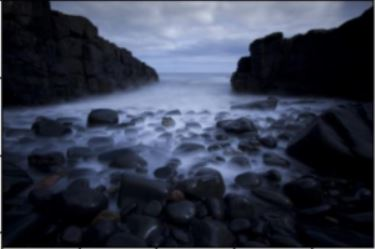
#> input picture Lab2/img/Tea1.JPG, 375 x 249 px, found by its file name
$ python testToEdit.py
#> lines starting #> are read from the running program, lines starting #| are printed output that depends on the picture
import cv2
import numpy as np
import matplotlib.pyplot as plt

img_1 = cv2.imread("./Lab2/img/Tea1.jpg")
#> img_1 is the input picture: shape (249, 375, 3); mean B, G, R 72.8, 56.5, 50.8
image1_resized = cv2.resize(img_1, (200, 200))
img_2 = cv2.imread("./Lab2/img/Tea2.jpg")
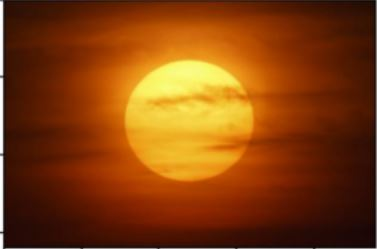
#> input picture Lab2/img/Tea2.JPG, 377 x 249 px, found by its file name
#> img_2 is the input picture: shape (249, 377, 3); mean B, G, R 12.9, 62.9, 130.4
image2_resized = cv2.resize(img_2, (200, 200))

im1b, im1g, im1r = cv2.split(image1_resized)
im2b, im2g, im2r = cv2.split(image2_resized)
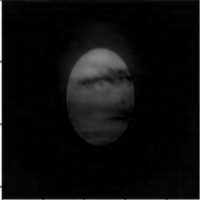
#> im2b: shape (200, 200); min 0, max 255, mean 12.8
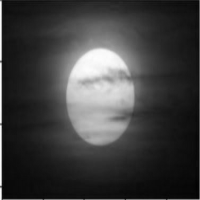
#> im2g: shape (200, 200); min 2, max 254, mean 62.9
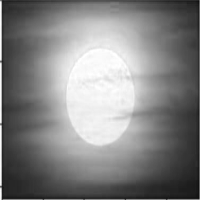
#> im2r: shape (200, 200); min 13, max 255, mean 130.3

pixels = np.arange(256)

def histMatch(cdfInput, cdfTemplate, imageInput):
    pixelValues = np.arange(256)
    new_pixels = np.interp(cdfInput, cdfTemplate, pixels)
    imageMatch = (np.reshape(new_pixels[imageInput.ravel()], imageInput.shape)).astype(np.uint8)
    return imageMatch

plt.subplot(3, 3, 1)
plt.imshow(cv2.cvtColor(image1_resized, cv2.COLOR_BGR2RGB))
plt.title("Input")
ax1 = plt.subplot(3, 3, 2)
ax2 = plt.subplot(3, 3, 3)
for i, c in enumerate('bgr'):
    hist = cv2.calcHist([image1_resized], [i], None, [256], [0, 256])
    cdf1 = np.cumsum(hist) / sum(hist)  # Calculate CDF
    print (np.cumsum(hist),"/",sum(hist),"=",cdf1)
    ax1.plot(hist, c)  # Histogram
    ax2.plot(cdf1, c)  # Cumulative Distribution Function
    ax2.set_ylabel("CDF")
#> this loop made 3 passes
#> (printed output is left out)

plt.subplot(3, 3, 4)
plt.imshow(cv2.cvtColor(image2_resized, cv2.COLOR_BGR2RGB))
plt.title("Template")
ax3 = plt.subplot(3, 3, 5)
ax4 = plt.subplot(3, 3, 6)
for i, c in enumerate('bgr'):
    hist = cv2.calcHist([image2_resized], [i], None, [256], [0, 256])
    cdf2 = np.cumsum(hist) / sum(hist)  # Calculate CDF
    print (np.cumsum(hist),"/",sum(hist),"=",cdf2)
    ax3.plot(hist, c)  # Histogram
    ax4.plot(cdf2, c)  # Cumulative Distribution Function
    ax4.set_ylabel("CDF")

image_result = np.zeros((image1_resized.shape)).astype(np.uint8)
#> image_result: shape (200, 200, 3); every value is 0

for i in range(3):
    image_result[:,:,i] = histMatch(cdf1, cdf2, image1_resized[:,:,i])
#> this loop made 3 passes
#> pass 1, in histMatch, `imageMatch = (np.reshape(new_pixels[imageInput.ravel()], imageInput.sh..`:
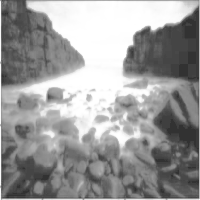
#> imageMatch: shape (200, 200); min 50, max 255, mean 154
#> after the loop:
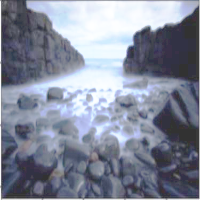
#> image_result: shape (200, 200, 3); mean B, G, R 154, 137.3, 131.3


plt.subplot(3, 3, 7)
plt.imshow(cv2.cvtColor(image_result, cv2.COLOR_BGR2RGB))
plt.title("Matching")
ax5 = plt.subplot(3, 3, 8)
ax6 = plt.subplot(3, 3, 9)
for i, c in enumerate('bgr'):
    hist = cv2.calcHist([image_result], [i], None, [256], [0, 256])
    cdf2 = np.cumsum(hist) / sum(hist)  # Calculate CDF
    print (np.cumsum(hist),"/",sum(hist),"=",cdf2)
    ax5.plot(hist, c)  # Histogram
    ax6.plot(cdf2, c)  # Cumulative Distribution Function
    ax6.set_ylabel("CDF")

plt.tight_layout()
plt.show()
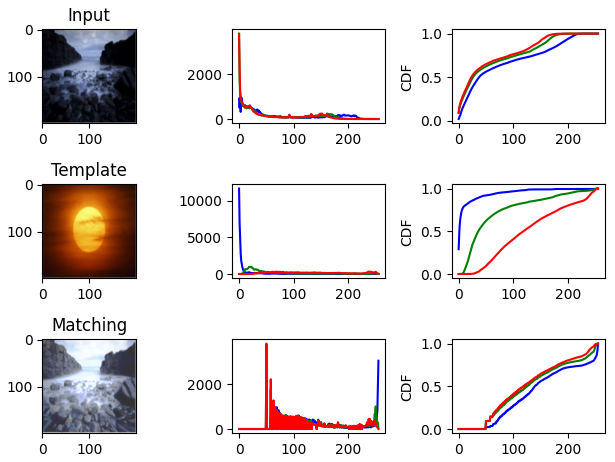
#> figure drawn by matplotlib, 9 panels; panel 2: curve peaks at x = 4, y = 967; panel 2: curve peaks at x = 0, y = 3800; panel 2: curve peaks at x = 0, y = 3756; panel 3: curve peaks at x = 233, y = 1
